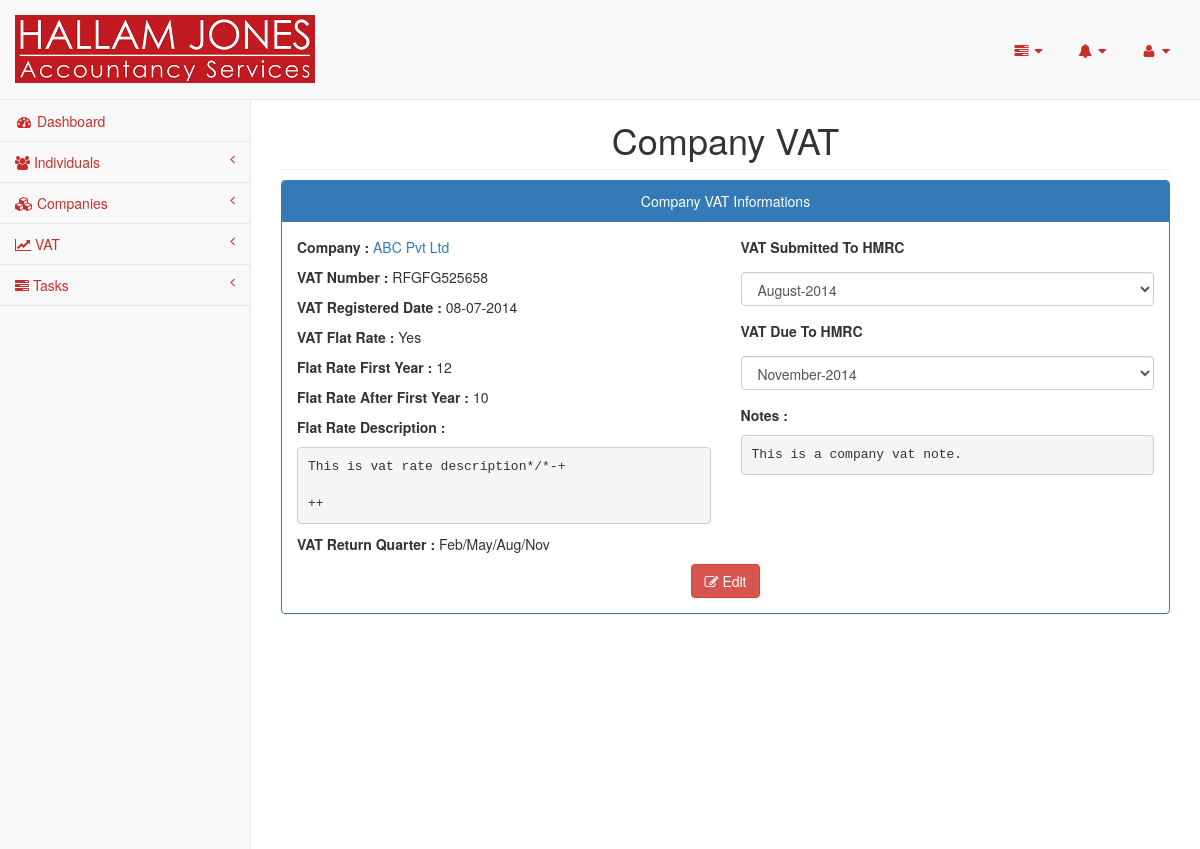
The page /pages/company-vat.php?id=2 (signed in) on the database its author committed.
### tables this page shows
CREATE TABLE `vats` (
  `id` int(11) NOT NULL,
  `individual_id` int(11) DEFAULT NULL,
  `company_id` int(11) DEFAULT NULL,
  `vat_number` varchar(12) NOT NULL,
  `vat_registered_date` date NOT NULL,
  `vat_flat_rate` enum('Yes','No') NOT NULL,
  `flat_rate_first_year` int(3) NOT NULL,
  `flat_rate_after_first_year` int(3) NOT NULL,
  `flat_rate_description` text NOT NULL,
  `vat_return_quarter` enum('Jan/April/July/Oct','Feb/May/Aug/Nov','March/June/Sep/Dec') NOT NULL,
  `notes` text NOT NULL
);

CREATE TABLE `companies` (
  `id` int(11) NOT NULL,
  `client_id` varchar(200) NOT NULL,
  `company_name` varchar(200) NOT NULL,
  `registration_number` bigint(10) NOT NULL,
  `registration_date` date NOT NULL,
  `authentication_code` varchar(8) NOT NULL,
  `trade_description` varchar(250) NOT NULL,
  `registered_address` varchar(250) NOT NULL,
  `utr` bigint(10) NOT NULL,
  `year_end` date NOT NULL,
  `directors` varchar(200) NOT NULL,
  `no_of_shares` int(11) NOT NULL,
  `aggregate_nominal_value` int(11) NOT NULL,
  `share_class` varchar(100) NOT NULL,
  `shares_issued` int(11) NOT NULL,
  `amount_paid` int(11) NOT NULL,
  `amount_unpaid` int(11) NOT NULL,
  `total_aggregate_value` int(11) NOT NULL,
  `paye_office_code` varchar(8) NOT NULL,
  `paye_reference` varchar(100) NOT NULL,
  `vat_registered` enum('Yes','No') NOT NULL,
  `main_contact` int(11) NOT NULL,
  `reference` enum('HJ','MSI') NOT NULL,
  `annual_return_date` date NOT NULL,
  `accountancy_fee` int(8) NOT NULL,
  `registered_office_charge` enum('Yes','No') NOT NULL,
  `registered_office_charge_fee` int(8) NOT NULL,
  `payroll_charge` enum('Yes','No') NOT NULL,
  `payroll_charge_fee` int(8) NOT NULL,
  `payroll_required` enum('Yes','No') NOT NULL DEFAULT 'No',
  `no_of_shareholder` int(4) NOT NULL,
  `no_of_note` int(4) NOT NULL
);

### pages/dbconnection.php (called while the page is built, shortened)
<?php
class Dbconnection{
	protected $db_name = "hallam";
	protected $db_user = "root";
	protected $db_pass = "";
	protected $db_host = "localhost";
	public function connect(){
		$this->db_conn = mysqli_connect($this->db_host, $this->db_user, $this->db_pass, $this->db_name);
		return true;
	}
}
$db=new Dbconnection();
?>

### pages/company-vat.php (the view, shortened to what this page needs)
<?php
require_once('header.php');
require_once('sidebar.php');
$vat_id = $_REQUEST['id'];
$resultVat = mysqli_query($db->db_conn, "SELECT * FROM vats where id = ". $vat_id);
?>
        <div id="page-wrapper">
        <?php
        if($resultVat->num_rows > 0){
            while($rowVat = $resultVat->fetch_assoc()){
            ?>
               <div class="row">
                <div class="col-lg-12">
                    <h1 class="page-header text-center">Company VAT</h1>
                </div>
                    </div>
                    <div class="row">
                        <div class="col-lg-12">
                            <div class="panel panel-primary">
                                <div class="panel-heading text-center">
                                    Company VAT Informations
                                </div>
                                <div class="panel-body">
                                    <div class="row">
                                        <div class="col-lg-6">
                                            <p>
                                                <b>Company : </b>
                                                <?php
                                                    $result = mysqli_query($db->db_conn, "SELECT * FROM companies WHERE id = ".$rowVat['company_id']);
                                                    if($result->num_rows > 0){
                                                        while($row = $result->fetch_array()){
                                                            echo '<a href="company.php?id='.$row["id"].'" target="_blank">'.$row["company_name"].'</a>';
                                                        }
                                                    }else{
                                                        echo 'No Company';
                                                    }
                                                ?>
                                            </p>
                                            <p>
                                                <b>VAT Number : </b>
                                                <?php echo $rowVat['vat_number']; ?>
                                            </p>
                                            <p>
                                                <b>VAT Registered Date : </b>
                                                <?php echo date('d-m-Y', strtotime($rowVat['vat_registered_date'])); ?>
                                            </p>
                                            <p>
                                                <b>VAT Flat Rate : </b>
                                                <?php echo $rowVat['vat_flat_rate']; ?>
                                            </p>
                                            <p>
                                                <b>Flat Rate First Year : </b>
                                                <?php echo $rowVat['flat_rate_first_year']; ?>
                                            </p>
                                            <p>
                                                <b>Flat Rate After First Year : </b>
                                                <?php echo $rowVat['flat_rate_after_first_year']; ?>
                                            </p>
                                            <p>
                                                <b>Flat Rate Description : </b>
                                                <?php echo '<pre style="padding:10px;">'.$rowVat["flat_rate_description"].'</pre>';?>
                                            </p>
                                            <p>
                                                <b>VAT Return Quarter : </b>
                                                <?php echo $rowVat['vat_return_quarter']; ?>
                                            </p>
                                        </div>
                                        <div class="col-lg-6">
                                            <?php
                                            $current_date = date('Y-m-d');
                                            $vat_registered_year = date('Y', strtotime($rowVat['vat_registered_date']));
                                            $vat_registered_month = date('m', strtotime($rowVat['vat_registered_date']));
                                            $first_day_of_vat_registered_year = $vat_registered_year."-01-01";
                                            $diif_months = abs(strtotime($current_date) - strtotime($first_day_of_vat_registered_year));
                                            $no_of_diif_months = floor($diif_months / (365*60*60*2));
                                            $quarter_month_values = array();
                                            if($rowVat['vat_return_quarter'] == "Jan/April/July/Oct"){
                                                $quarter_month_values = array('01','04','07','10');
                                            }else if($rowVat['vat_return_quarter'] == "Feb/May/Aug/Nov"){
                                                $quarter_month_values = array('02','05','08','11');
                                            }else if($rowVat['vat_return_quarter'] == "March/June/Sep/Dec"){
                                                $quarter_month_values = array('03','06','09','12');
                                            }else{
                                                $quarter_month_values = array();
                                            }
                                            $vat_submitted_to_hmrc_quarters_years = $quarters_years = array();
                                            for($i=0; $i<=$no_of_diif_months; $i++){
                                                $next_value =end($quarter_month_values) + 3;
                                                array_push($quarter_month_values, $next_value);
                                                if(in_array($i, $quarter_month_values) && $i >= $vat_registered_month){
                                                    $index = date('m-Y', strtotime('+'.($i-1).' month',strtotime($first_day_of_vat_registered_year)));
                                                    $value = date('F-Y', strtotime('+'.($i-1).' month',strtotime($first_day_of_vat_registered_year)));
                                                    $vat_submitted_to_hmrc_quarters_years[$index] =  $value;
                                                }
                                            }
                                            $result1 = mysqli_query($db->db_conn, "SELECT * FROM  vats_submission_quarters_years_and_quarters_due WHERE vat_id = ". $vat_id);
                                            $quarters_years_string = $quarters_dues_string = $quarters_submitted_string = "";
                                            if(mysqli_num_rows($result1) > 0){
                                                foreach($result1 as $result1){
                                                    $quarters_submitted_string = $quarters_submitted_string.",".$result1['is_submitted_to_hmrc'];
                                                }
                                                $quarters_submitted_in_db = explode(",", $quarters_submitted_string);
                                            }else{
                                               $quarters_years_in_db = $quarters_dues_in_db = $quarters_submitted_in_db = array();
                                            }
                                            $vat_submitted_to_hmrc_array = $vat_submitted_to_hmrc_array = array();
                                            if(count($vat_submitted_to_hmrc_quarters_years) > 0){
                                                $quarters_count = 1;
                                                foreach($vat_submitted_to_hmrc_quarters_years as $index => $vat_sumission_quarter){
                                                    if(count($quarters_submitted_in_db) > 0){
                                                        $quarter_submitted_in_db = $quarters_submitted_in_db[$quarters_count];
                                                    }else{
                                                        $quarter_submitted_in_db = 'No';
                                                    }
                                                    if($quarter_submitted_in_db == 'Yes'){
                                                        $vat_submitted_to_hmrc_array[] = $vat_sumission_quarter;
                                                    }else{
                                                        $vat_due_to_hmrc_array[] = $vat_sumission_quarter;
                                                    }
                                                    $quarters_count ++;
                                                }
                                            }
                                            if(count($vat_submitted_to_hmrc_array) > 0){
                                                echo '
                                                    <p>
                                                    <label>VAT Submitted To HMRC</label>
                                                    <div class="form-group"><select class="form-control">';
                                                foreach($vat_submitted_to_hmrc_array as $vat_submitted_to_hmrc_array){
                                                    echo '<option>'.$vat_submitted_to_hmrc_array.'</option>';
                                                }
                                                echo '</select></div>
                                                    </p>';
                                            }
                                            if(count($vat_due_to_hmrc_array) > 0){
                                                echo '
                                                    <p>
                                                    <label>VAT Due To HMRC</label>
                                                    <div class="form-group"><select class="form-control">';
                                                foreach($vat_due_to_hmrc_array as $vat_due_to_hmrc_array){
                                                    echo '<option>'.$vat_due_to_hmrc_array.'</option>';
                                                }
                                                echo '</select></div>
                                                    </p>';
                                            }
                                            ?>
                                            <p>
                                                <b>Notes : </b>
                                                <?php echo '<pre style="padding:10px;">'.$rowVat["notes"].'</pre>';?>
                                            </p>
                                        </div>
                                        <div class="col-lg-12 text-center">
                                            <a href="edit-company-vat.php?id=<?php echo $rowVat['id']?>" class="btn btn-danger"><i class="fa fa-edit"></i> Edit</a>
                                        </div>
                                    </div>
                                </div>
                            </div>
                        </div>
                    </div>
                <?php
                }
            }else{
                echo '<div class="error-message">No VAT Found</div>';
            }
            ?>
        </div>
<?php require_once('footer.php');?>

### rows shown on the page
vats: vat_number "RFGFG525658", vat_registered_date "08-07-2014", vat_flat_rate "Yes", flat_rate_first_year "12", flat_rate_after_first_year "10", flat_rate_description "This is vat rate description*/*-+ ++", vat_return_quarter "Feb/May/Aug/Nov", notes "This is a company vat note."
companies: company_name "ABC Pvt Ltd"

### other values the page prints
form field value "August-2014"
form field value "November-2014"
